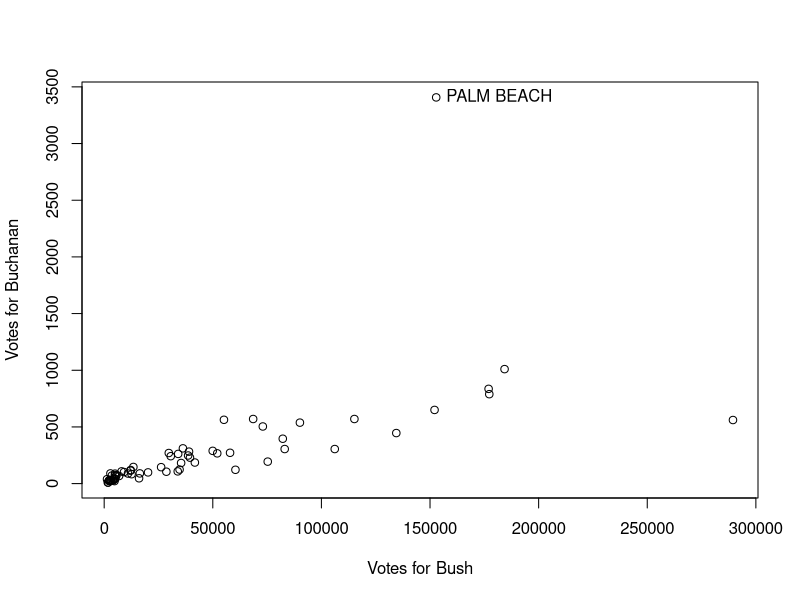
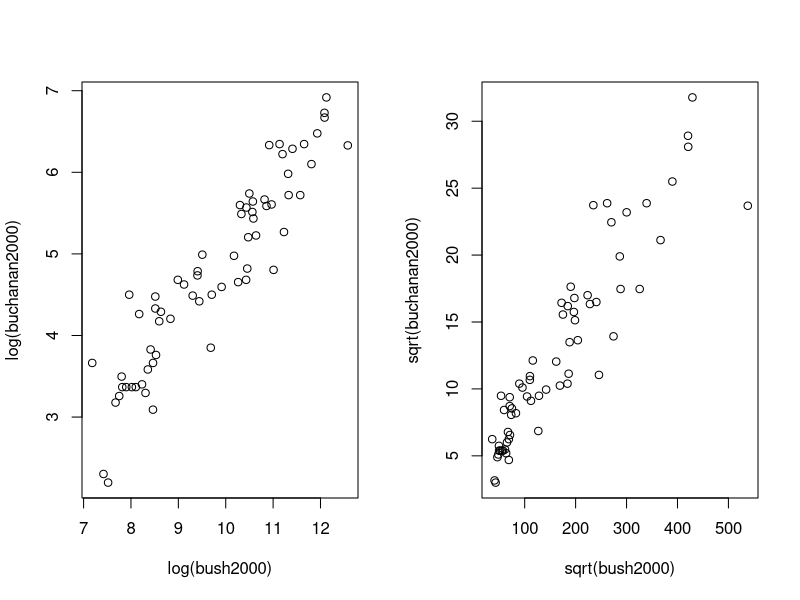
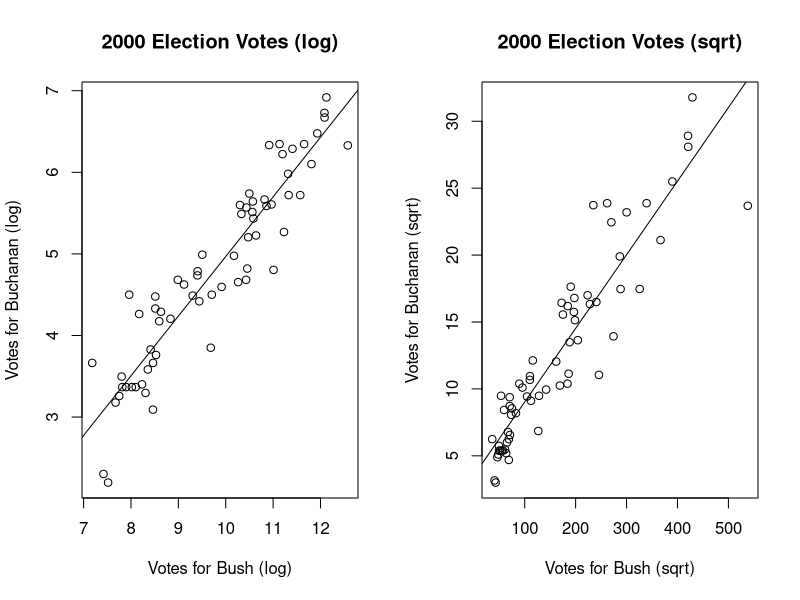

Write R code to recreate these figures, in order.
## ---- chunk 1
knitr::opts_chunk$set(echo = TRUE)
## ---- chunk 2
x <- read.csv("BushBuchananElection2000.csv", as.is=TRUE)
head(x)
tail(x)
pb <- x[x$county=="PALM BEACH",]
y <- x[x$county!="PALM BEACH",]
## ---- chunk 3
plot((x$buchanan2000) ~ (x$bush2000), data=x, 
     xlab="Votes for Bush",
     ylab="Votes for Buchanan")
text(pb$bush2000, pb$buchanan2000, labels = "PALM BEACH", pos=4)
## ---- chunk 4
par(mfrow=c(1,2))

plot(log(buchanan2000) ~ log(bush2000), data=y)
plot(sqrt(buchanan2000) ~ sqrt(bush2000), data=y)
## ---- chunk 5
y$logpat2000 <- log(y$buchanan2000)
y$logw2000 <- log(y$bush2000)

lm.test1 <- lm(log(buchanan2000) ~ log(bush2000), data=y)
plot(log(buchanan2000) ~ log(bush2000), data=y,
     main="2000 Election Votes (log)",
     xlab="Votes for Bush (log)",
     ylab="Votes for Buchanan (log)")
abline(lm.test1)
summary(lm.test1)
## ---- chunk 6
lm.test2 <- lm(sqrt(buchanan2000) ~ sqrt(bush2000), data=y)
plot(sqrt(buchanan2000) ~ sqrt(bush2000), data=y,
     main="2000 Election Votes (sqrt)",
     xlab="Votes for Bush (sqrt)",
     ylab="Votes for Buchanan (sqrt)")
abline(lm.test2)
summary(lm.test2)
## ---- chunk 7
pb$logpat2000 <- log(pb$buchanan2000)
pb$logw2000 <- log(pb$bush2000)
pb$sqrtpat2000 <- sqrt(pb$buchanan2000)
pb$sqrtw2000 <- sqrt(pb$bush2000)

exp(predict(lm.test1, newdata=pb)) # ~592 votes
(predict(lm.test2, newdata=pb))^2  # ~626 votes
